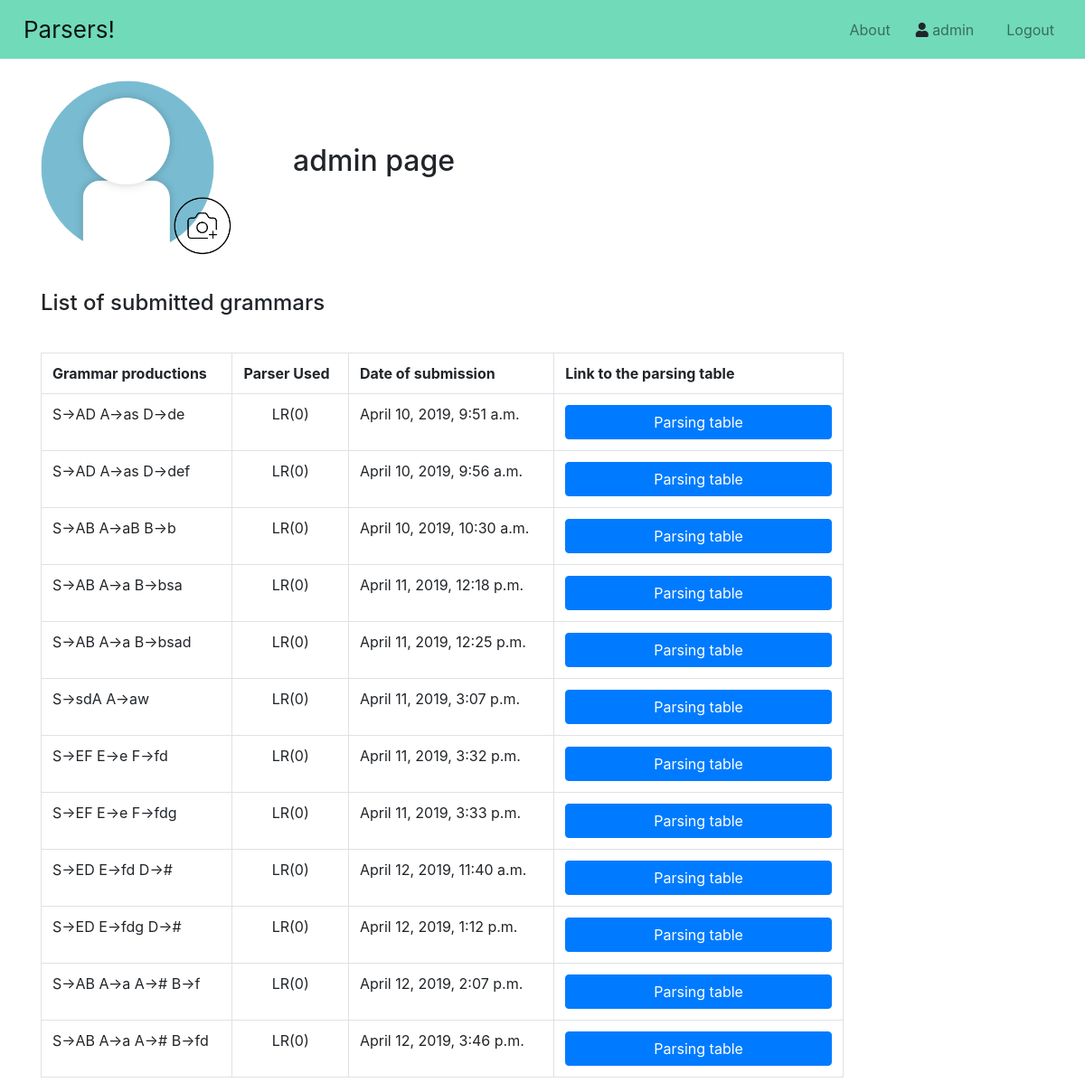
Page /user/ (signed in) on the earlier database version.
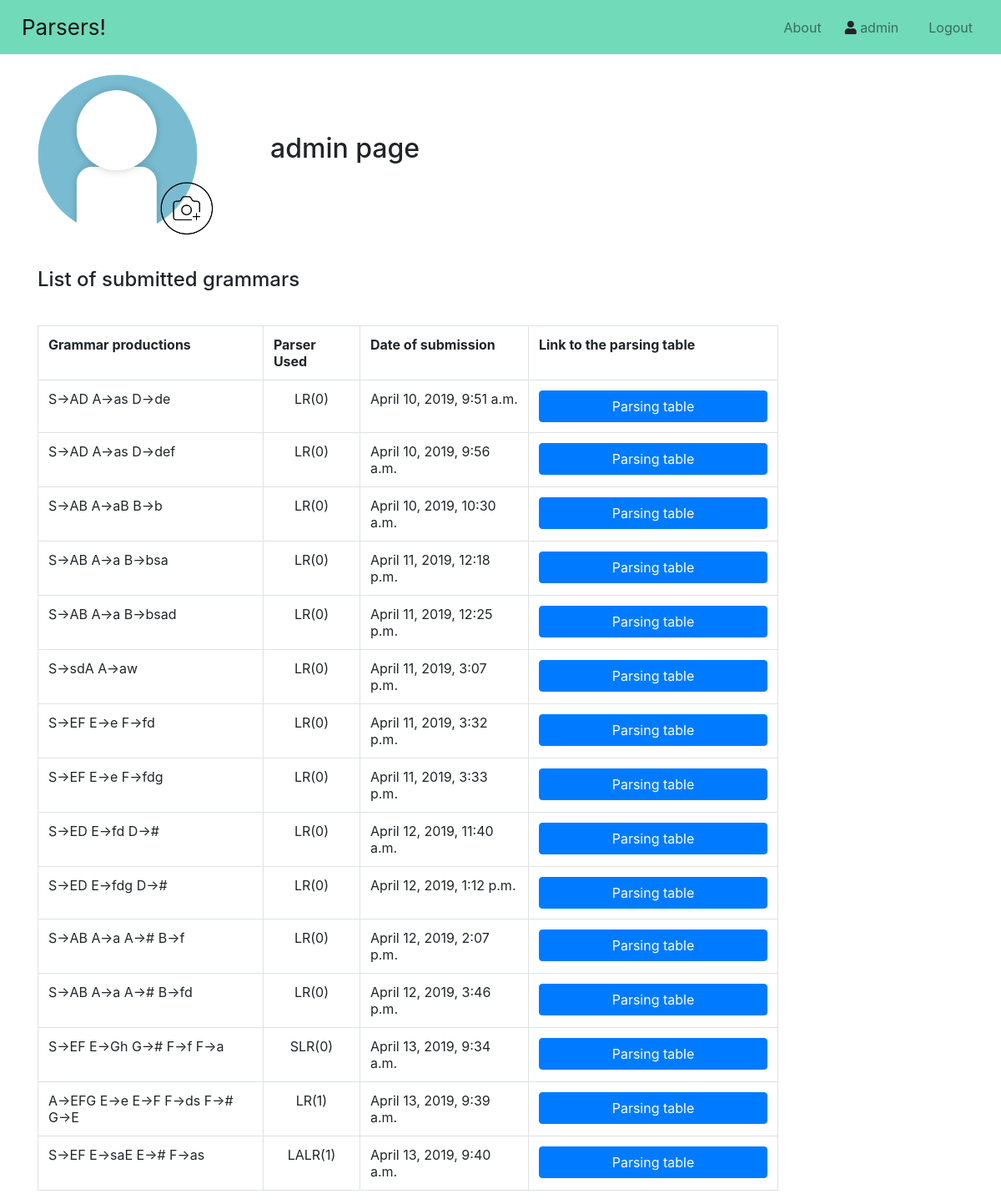
Same page on the later database version.
### main/models.py (models this page shows, shortened)
class Grammar(models.Model):
    grammar_productions = models.TextField()
    grammar_terminal_symbols = models.TextField()
    grammar_nonTerminal_symbols = models.TextField()
    grammar_first_set = models.TextField()
    grammar_follow_set = models.TextField()
    grammar_used_parser = models.CharField(max_length = 20)
    grammar_parsing_table_entries = models.TextField()
    grammar_user_submitter = models.ForeignKey(User, on_delete = models.CASCADE)
    grammar_timestamp = models.DateTimeField('Date submitted', default = timezone.now())

### main/views.py (the view)
# urls.py: path("user/", views.user_page, name = "user"),
def user_page(request):
    grammars_to_show = []
    for grammar_entry in Grammar.objects.all():
        if (grammar_entry.grammar_user_submitter == request.user):
            grammars_to_show.append(grammar_entry)
    return(render(request = request, template_name = "main/user_page.html", context = {"grammars": grammars_to_show}))

### main/templates/main/user_page.html
{% extends "main/home.html" %}
{% load static %}
{% block content %}
    <div id="avatar_title_div">
        <div id="avatar_group">
            <img src="{% static 'img/default_avatar.png' %}" id="user_avatar">
            <img src="{% static 'img/upload_new_avatar.png' %}" id="upload_new_avatar">
        </div>
        <h2 id="user_page_title">{{user.username}} page</h2>
    </div>
    <br>
    <p><h4>List of submitted grammars</h4></p>
    <br>
    <table class="table table-bordered" style="width: 80%">
        <tr>
            <th>Grammar productions</th>
            <th>Parser Used</th>
            <th>Date of submission</th>
            <th>Link to the parsing table</th>
        </tr>
        {% for element in grammars %}
            <tr>
                <td>{{ element.grammar_productions }}</td>
                {% if element.grammar_used_parser == "lr0" %}
                    <td style="text-align: center;">LR(0)</td>
                {% elif element.grammar_used_parser == "slr0" %}
                    <td style="text-align: center;">SLR(0)</td>
                {% elif element.grammar_used_parser == "lr1" %}
                    <td style="text-align: center;">LR(1)</td>
                {% elif element.grammar_used_parser == "lalr1" %}
                    <td style="text-align: center;">LALR(1)</td>
                {% elif element.grammar_used_parser == "ll1" %}
                    <td style="text-align: center;">LL(1)</td>
                {% endif %}
                <td>{{ element.grammar_timestamp }}</td>
                <td><input class="btn btn-primary btn-user-page" value="Parsing table" onclick="window.location.href='/{{element.grammar_used_parser}}-parser/parsing-grammar-{{element.id}}/'"/></td>
            </tr>
        {% endfor %}
{% endblock %}

Differences in the rows shown:
added Grammar: grammar_productions "S->EF E->Gh G-># F->f F->a", grammar_used_parser "SLR(0)", grammar_timestamp "April 13, 2019, 9:34 a.m."
added Grammar: grammar_productions "A->EFG E->e E->F F->ds F-># G->E", grammar_used_parser "LR(1)", grammar_timestamp "April 13, 2019, 9:39 a.m."
added Grammar: grammar_productions "S->EF E->saE E-># F->as", grammar_used_parser "LALR(1)", grammar_timestamp "April 13, 2019, 9:40 a.m."
